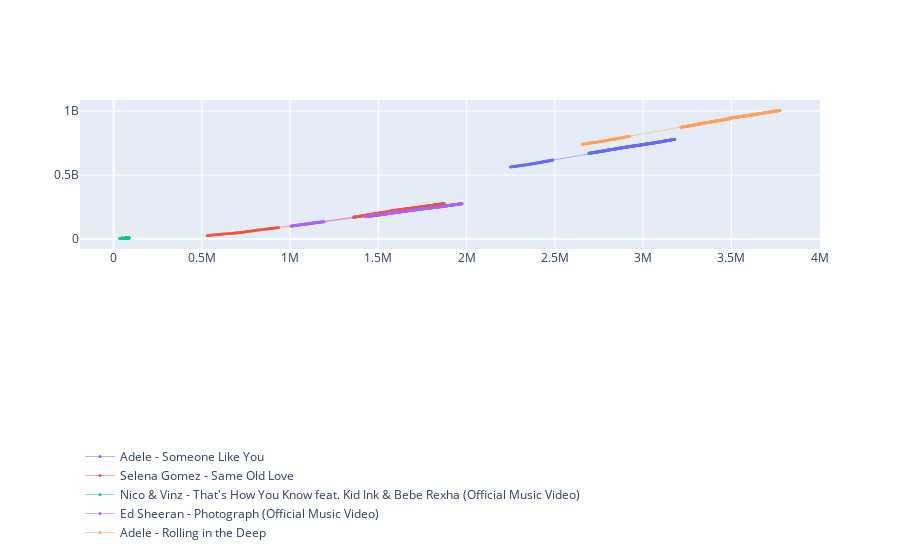

Here is the notebook cell this chart was saved with:
### Markdown cell above
# TODO expectation vs reality plot: nummers over tijd. Views op y as, iets met likes op x as. Explain


# TODO arrows

### Code cell
# figure = go.Figure()

songs=get_n_songs(data_youtube100,n=5)
# figure.add_trace(go.Scatter(x=data.likes,y=data.views,mode='markers'))


data1 = find_songs(songs,mode='expectation')
figure = go.Figure()
draw_linechart(figure,data1)
figure.update_layout(legend=dict(x=0, y=-2))
figure.show()

# TODO dit had positief moeten zijn????

### Figure 1 — Plotly figure (JSON) as saved in the notebook; plotly's stock layout.template omitted (floating-point values rounded to 4 significant figures; data arrays with more than 128 entries replaced by an {"elided": "..."} marker saying what was removed)
{"data": [{"line": {"width": 0.5}, "marker": {"size": 3}, "mode": "markers+lines", "name": "Adele - Someone Like You", "type": "scatter", "x": {"elided": "305 int values"}, "y": {"elided": "305 int values"}}, {"line": {"width": 0.5}, "marker": {"size": 3}, "mode": "markers+lines", "name": "Selena Gomez - Same Old Love", "type": "scatter", "x": {"elided": "305 int values"}, "y": {"elided": "305 int values"}}, {"line": {"width": 0.5}, "marker": {"size": 3}, "mode": "markers+lines", "name": "Nico & Vinz - That's How You Know feat. Kid Ink & Bebe Rexha (Official Music Video)", "type": "scatter", "x": {"elided": "305 int values"}, "y": {"elided": "305 int values"}}, {"line": {"width": 0.5}, "marker": {"size": 3}, "mode": "markers+lines", "name": "Ed Sheeran - Photograph (Official Music Video)", "type": "scatter", "x": {"elided": "305 int values"}, "y": {"elided": "305 int values"}}, {"line": {"width": 0.5}, "marker": {"size": 3}, "mode": "markers+lines", "name": "Adele - Rolling in the Deep", "type": "scatter", "x": {"elided": "305 int values"}, "y": {"elided": "305 int values"}}], "layout": {"legend": {"x": 0, "y": -2}}}
